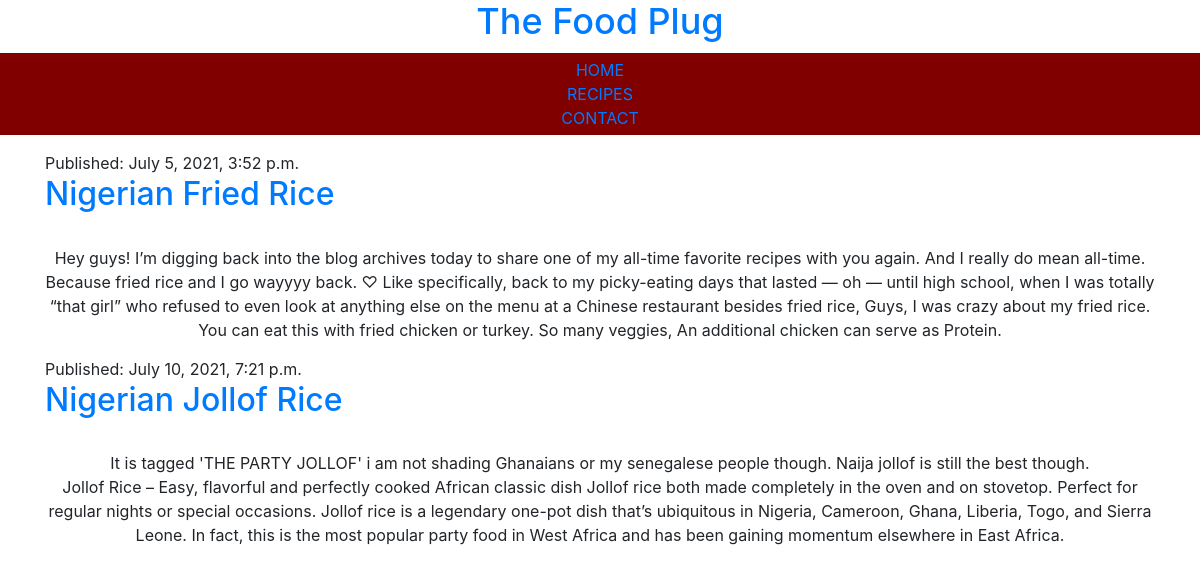
The page / on the database its author committed.
### foodblog/models.py (models this page shows, shortened)
class Post(models.Model):
    author = models.ForeignKey(settings.AUTH_USER_MODEL, on_delete=models.CASCADE)
    title = models.CharField(max_length=200)
    image = models.URLField(max_length=200)
    text = models.TextField()
    published_date = models.DateTimeField(default=timezone.now, blank=True, null=True)

### foodblog/views.py (the view)
# urls.py: path('', views.post_list, name='post_list'),
def post_list(request):
    posts = Post.objects.filter(published_date__lte=timezone.now()).order_by('published_date')
    return render(request, "foodblog/post_list.html", {'posts':posts})

### foodblog/templates/foodblog/post_list.html (shortened to what this page needs)
{% extends 'foodblog/base.html' %}
{% block content %}
    {% for post in posts %}
        <article class="post">
            <time class="date">Published: {{ post.published_date }}</time>
            <h2><a href="{% url 'post_detail' pk=post.pk %}">{{ post.title }}</a></h2>
            <p>{{ post.text|linebreaksbr }}</p>
        </article>
    {% endfor %}
{% endblock %}

### foodblog/templates/foodblog/base.html (shortened to what this page needs)
{% load static %}
<!DOCTYPE html>
<html lang="en">
<head>
    <link rel="stylesheet" href="https://cdn.jsdelivr.net/npm/bootstrap@4.5.3/dist/css/bootstrap.min.css">
    <link rel="stylesheet" href="https://alx-apply.hbtn.io/level2/school.css">
    <link rel="stylesheet" href="{% static 'css/foodb.css' %}">
</head>
<body>
    <header class="site-header">
        <div class="wrapper site-header__wrapper">
            <h1><a href="/">The Food Plug</a></h1>
            <nav>
                <ul class="nav__wrapper">
                    <li class="nav__item"><a href= "{% url 'post_list' %}">HOME</a></li>
                    <li class="nav__item"><a href= "{% url 'recipe' %}">RECIPES </a></li>
                    <li class="nav__item"><a href= "{% url 'contact' %}">CONTACT</a></li>
                </ul>
            </nav>
        </div>
    </header>
    <main class="container">
        <div class="row">
            <div class="col">
            {% block content %}
            {% endblock %}
            </div>
        </div>
    </main>
</body>
</html>

### foodblog/static/css/foodb.css (style rules this page uses)
h1 { font-size: 36px; margin: 0; padding-bottom: 10px; text-align: center; text-decoration: none; }
.site-header { position: relative; }
.nav__wrapper { background-color: maroon; overflow: hidden; text-align: center; padding: 5px; }
p { text-align: center; margin-bottom: 15px; }
header li a { margin: 0; }

### rows shown on the page
Post: published_date "July 5, 2021, 3:52 p.m.", title "Nigerian Fried Rice", text "Hey guys! I’m digging back into the blog archives today to share one of my all-time favorite recipes with you again. And I really do mean all-time. Because fried rice and I go wayyyy back. ♡ Like specifically, back to my picky-eating days that lasted — oh — until high school, when I was totally “that girl” who refused to even look at anything else on the menu at a Chinese restaurant besides fried rice, Guys, I was crazy about my fried rice. You can eat this with fried chicken or turkey. So many veggies, An additional chicken can serve as Protein."
Post: published_date "July 10, 2021, 7:21 p.m.", title "Nigerian Jollof Rice", text "It is tagged 'THE PARTY JOLLOF' i am not shading Ghanaians or my senegalese people though. Naija jollof is still the best though. Jollof Rice – Easy, flavorful and perfectly cooked African classic dish Jollof rice both made completely in the oven and on stovetop. Perfect for regular nights or special occasions. Jollof rice is a legendary one-pot dish that’s ubiquitous in Nigeria, Cameroon, Ghana, Liberia, Togo, and Sierra Leone. In fact, this is the most popular party food in West Africa and has been gaining momentum elsewhere in East Africa."
